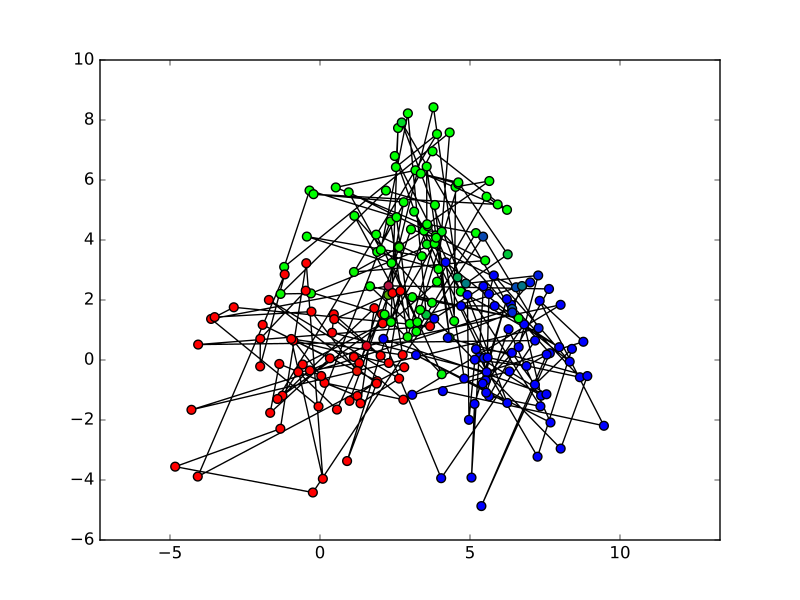

Reproduce this figure in Python.
import numpy
numpy.random.seed(1)
from bayespy.nodes import CategoricalMarkovChain
a0 = [0.6, 0.4] # p(rainy)=0.6, p(sunny)=0.4
A = [[0.7, 0.3], # p(rainy->rainy)=0.7, p(rainy->sunny)=0.3
     [0.4, 0.6]] # p(sunny->rainy)=0.4, p(sunny->sunny)=0.6
N = 100
Z = CategoricalMarkovChain(a0, A, states=N)
from bayespy.nodes import Categorical, Mixture
P = [[0.1, 0.4, 0.5],
     [0.6, 0.3, 0.1]]
Y = Mixture(Z, Categorical, P)
weather = Z.random()
from bayespy.inference import VB
import bayespy.plot as bpplt
import numpy as np
mu = np.array([ [0,0], [3,4], [6,0] ])
std = 2.0
K = 3
N = 200
p0 = np.ones(K) / K
q = 0.9
r = (1-q)/(K-1)
P = q*np.identity(K) + r*(np.ones((3,3))-np.identity(3))
y = np.zeros((N,2))
z = np.zeros(N)
state = np.random.choice(K, p=p0)
for n in range(N):
    z[n] = state
    y[n,:] = std*np.random.randn(2) + mu[state]
    state = np.random.choice(K, p=P[state])
from bayespy.nodes import Dirichlet
a0 = Dirichlet(1e-3*np.ones(K))
A = Dirichlet(1e-3*np.ones((K,K)))
Z = CategoricalMarkovChain(a0, A, states=N)
Lambda = std**(-2) * np.identity(2)
from bayespy.nodes import Gaussian
Y = Mixture(Z, Gaussian, mu, Lambda)
Y.observe(y)
Q = VB(Y, Z, A, a0)
Q.update(repeat=1000)
bpplt.pyplot.figure()
bpplt.pyplot.axis('equal')
colors = Y.parents[0].get_moments()[0]
bpplt.pyplot.plot(y[:,0], y[:,1], 'k-', zorder=-10)
bpplt.pyplot.scatter(y[:,0], y[:,1], c=colors, s=40)
bpplt.pyplot.show()
